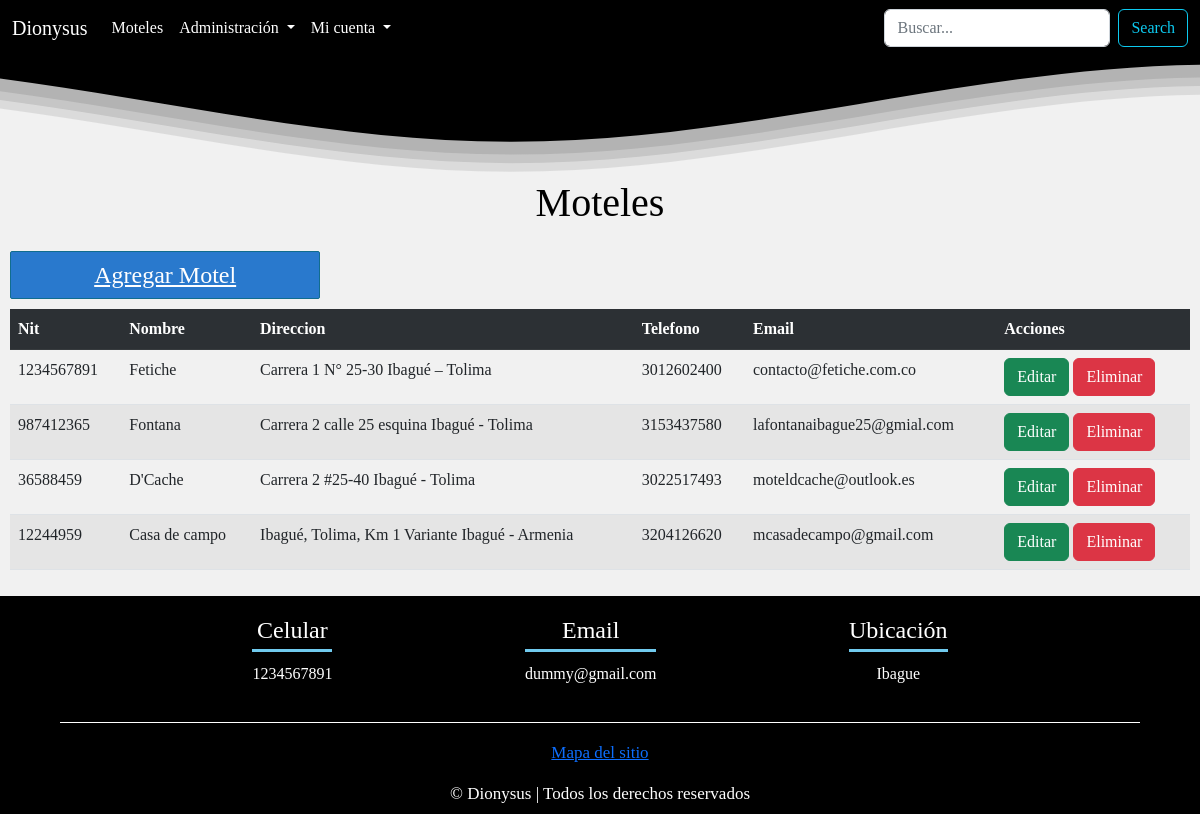
Screenshot of /motel/index (signed in) with the database file from the repository.
### tables this page shows
CREATE TABLE `motel` (
  `id` int(255) NOT NULL,
  `documento_rpta` bigint(255) NOT NULL,
  `nit` int(255) NOT NULL,
  `nombre` varchar(100) NOT NULL,
  `direccion` varchar(255) DEFAULT NULL,
  `descripcion` text NOT NULL,
  `telefono` varchar(255) DEFAULT NULL,
  `email` varchar(255) DEFAULT NULL,
  `image` varchar(255) DEFAULT NULL
);

### controllers/motelController.php (called while the page is built, shortened)
<?php
require_once 'models/motel.php';
class motelController {
    public function index() {
        $motel = new motel();
        $moteles = $motel->getAll();
        require_once 'views/layout/header2.php';
        require_once 'views/motel/index.php';
    }
}

### config/db.php (called while the page is built)
<?php
class Database {
    public static function connect() {
        $db = new mysqli('localhost','root','','dionysus');
        $db->query("SET NAMES 'utf8'");
        return $db;
    }
}

### models/motel.php (called while the page is built, shortened)
<?php
class motel {
    private $db;
    public function __construct() {
        $this->db = Database::connect();
    }
    public function getAll() {
        $moteles = $this->db->query("SELECT * FROM motel");
        return $moteles;
    }
}

### views/motel/index.php (the view, shortened to what this page needs)
<h1>Moteles</h1>
<a href="<?= base_url ?>motel/crear" class="botton botton-small">
    Agregar Motel
</a>
<div class="table-responsive">
    <table class="table table-striped">
        <tr class="table-dark">
            <th>Nit</th>
            <th>Nombre</th>
            <th>Direccion</th>
            <th>Telefono</th>
            <th>Email</th>
            <th>Acciones</th>
        </tr>
        <?php while ($mot = $moteles->fetch_object()): ?>
            <tr>
                <td><?= $mot->nit; ?></td>
                <td><?= $mot->nombre; ?></td>
                <td><?= $mot->direccion; ?></td>
                <td><?= $mot->telefono; ?></td>
                <td><?= $mot->email; ?></td>
                <td>
                    <a href="<?= base_url ?>motel/editar&id=<?= $mot->id ?>"  class="btn btn-success">Editar</a>
                    <a href="<?= base_url ?>motel/eliminar&id=<?= $mot->id ?>" onclick="return confirm('¿Esta seguro de eliminar el motel selecionada?');" class="btn btn-danger">Eliminar</a>
                </td>
            </tr>
        <?php endwhile; ?>
    </table>
</div>

### assets/css/style.css (style rules this page uses)
* { margin: 0; padding: 0; box-sizing: border-box; }
body { font-family: 'Cardo', serif; position: relative; padding-bottom: 218.58px; min-height: 100vh; display:flex; flex-direction: column; background-color: #f1f1f1 }
botton, .botton { display: block; border-radius: 2px; width: auto; padding: 5px; padding-left: 10px; padding-right: 10px; color: white; background: #2979CD; border: 1px solid #116D8E; cursor: pointer; }
.botton-small { width: 26.3%; font-size: 1.5em; text-align: center; margin-top: 10px; margin-bottom: 10px; }
.content h1 { margin: 0 0 2%; color: #000000; text-align: center; }
::placeholder { color: #1b1b1bbb; }

### rows the page displays
motel: nit "1234567891", nombre "Fetiche", direccion "Carrera 1 N° 25-30 Ibagué – Tolima", telefono "3012602400", email "contacto@fetiche.com.co"
motel: nit "987412365", nombre "Fontana", direccion "Carrera 2 calle 25 esquina Ibagué - Tolima", telefono "3153437580", email "lafontanaibague25@gmial.com"
motel: nit "36588459", nombre "D'Cache", direccion "Carrera 2 #25-40 Ibagué - Tolima", telefono "3022517493", email "moteldcache@outlook.es"
motel: nit "12244959", nombre "Casa de campo", direccion "Ibagué, Tolima, Km 1 Variante Ibagué - Armenia", telefono "3204126620", email "mcasadecampo@gmail.com"
